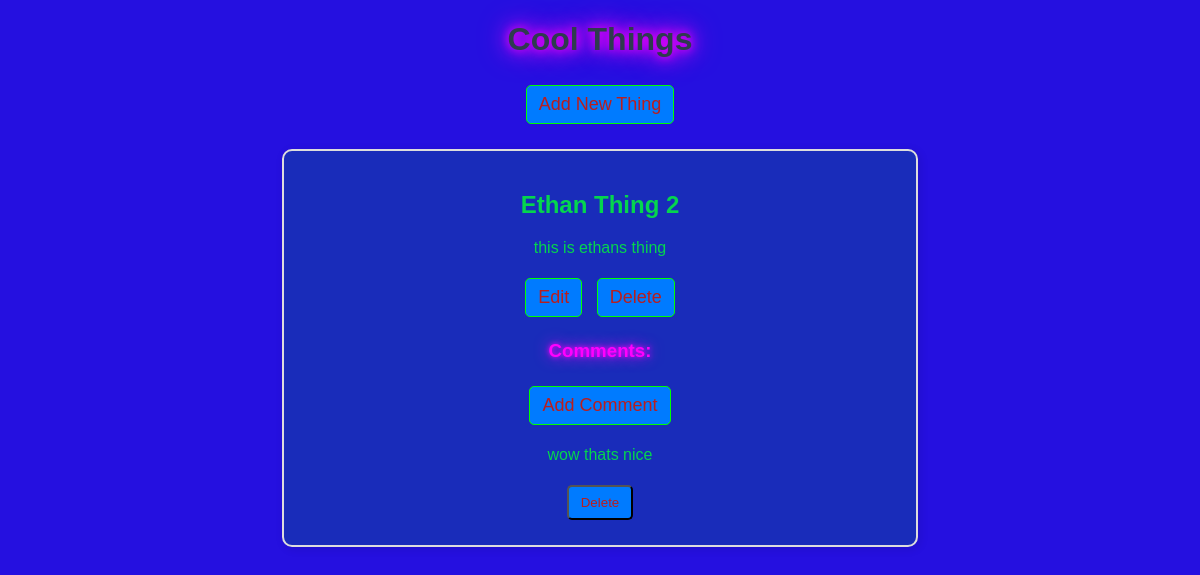
Before: / with the older database file.
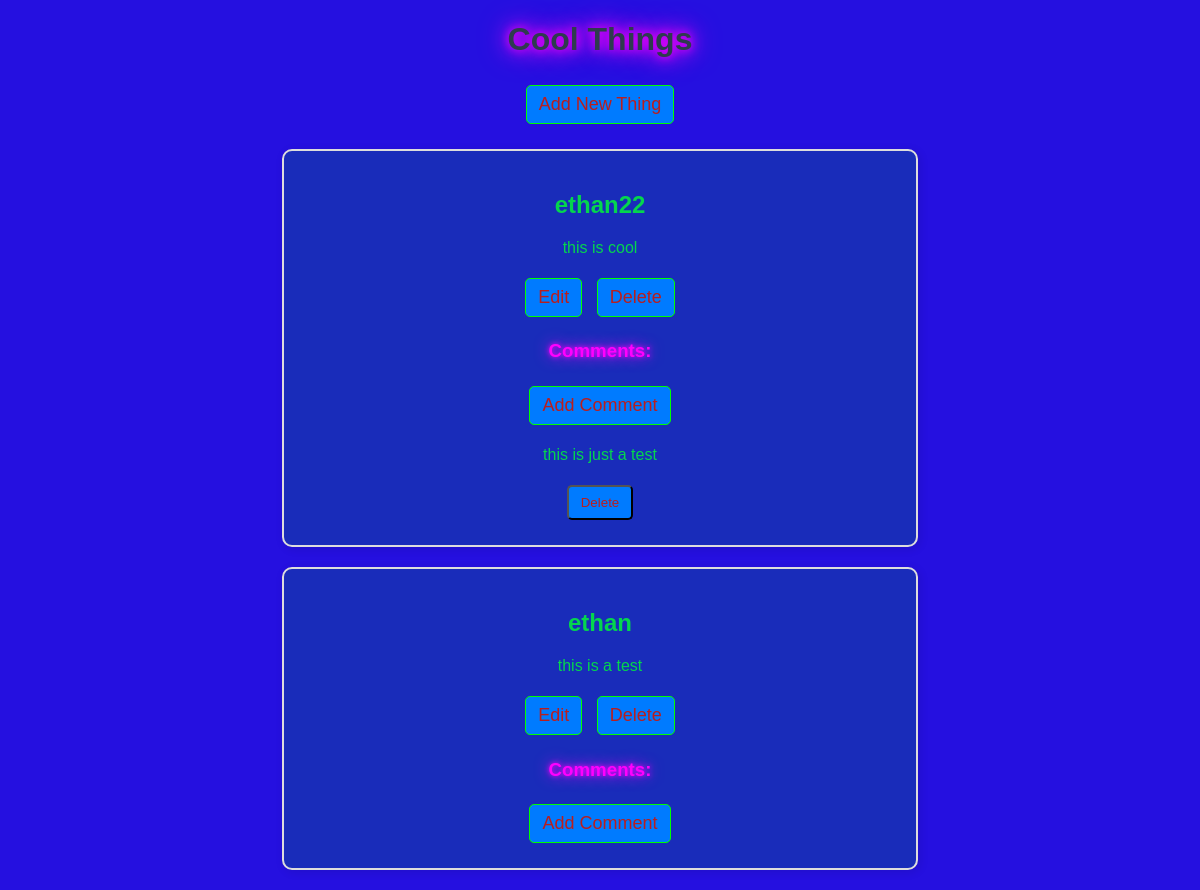
After: the same page with the newer database file.
### items/models.py (models this page shows, shortened)
class Thing(models.Model):
    name = models.CharField(max_length=255)
    description = models.TextField()

class Comment(models.Model):
    thing = models.ForeignKey(Thing, related_name='comments', on_delete=models.CASCADE)
    text = models.TextField()
    created_at = models.DateTimeField(auto_now_add=True)

### items/views.py (the view)
# urls.py: path('',views.thing_list, name='thing_list'),
def thing_list(request):
    things = Thing.objects.all()
    return render(request, 'items/index.html', {'things': things})

### items/templates/items/index.html (shortened to what this page needs)
<!DOCTYPE html>
<html lang="en">
<head>
    {% load static %}
    <link rel="stylesheet" href="{% static 'items/styles.css' %}">
</head>
<body>
    <h1>Cool Things</h1>
    <a href="{% url 'add_thing' %}" hx-get="{% url 'add_thing' %}" hx-target="#things-form" hx-swap="beforeend">Add New Thing</a>
    <div id="things-list">
        {% for thing in things %}
            <div class="thing" id="thing-{{ thing.id }}">
                <h2>{{ thing.name }}</h2>
                <p>{{ thing.description }}</p>
                <a hx-get="{% url 'edit_thing' thing.id %}" hx-target="#thing-{{ thing.id }}" hx-swap="outerHTML">Edit</a>
                <a hx-get="{% url 'delete_thing' thing.id %}" hx-target="#thing-{{ thing.id }}" hx-swap="delete">Delete</a>
                <h3>Comments:</h3>
                <a hx-get="{% url 'add_comment' thing.id %}" hx-target="#comments-form-{{ thing.id }}" hx-swap="innerHTML">Add Comment</a>
                <div id="comments-{{ thing.id }}">
                    {% for comment in thing.comments.all %}
                    <div id="comment-{{ comment.id }}">
                        <p>{{ comment.text }}</p>
                        <button href="{% url 'delete_comment' comment.id %}"
                                hx-get="{% url 'delete_comment' comment.id %}"
                                hx-target="#comment-{{ comment.id }}"
                                hx-swap="delete">
                            Delete
                        </button>
                    </div>
                    {% endfor %}
                </div>
            </div>
        {% endfor %}
    </div>
</body>
</html>

### items/static/items/styles.css (style rules this page uses)
body { font-family: Arial, sans-serif; background-color: #2510e0; color: #05d54e; text-align: center; }
h1 { color: #2e3b4e; text-shadow: 0 0 10px #ff00ff, 0 0 20px #ff00ff, 0 0 30px #ff00ff; }
a { color: #00ff00; text-decoration: none; font-size: 18px; padding: 10px; display: inline-block; border-radius: 5px; margin: 5px; border: 1px solid #00ff00; transition: all 0.3s ease; }
.thing { background: rgb(25, 44, 186); border: 2px solid #ddd; padding: 20px; margin: 20px auto; width: 50%; border-radius: 10px; box-shadow: 2px 2px 10px rgba(0, 0, 0, 0.1); }
button, a { background-color: #007bff; color: rgb(185, 30, 30); padding: 8px 12px; margin: 5px; border-radius: 5px; text-decoration: none; display: inline-block; }
h3 { color: #ff00ff; text-shadow: 0 0 5px #ff00ff, 0 0 15px #ff00ff; }

Changed rows visible on the page:
removed Thing: name "Ethan Thing 2", description "this is ethans thing"
removed Comment: text "wow thats nice", shown under "Ethan Thing 2"
added Thing: name "ethan22", description "this is cool"
added Comment: text "this is just a test", shown under "ethan22"
added Thing: name "ethan", description "this is a test"
